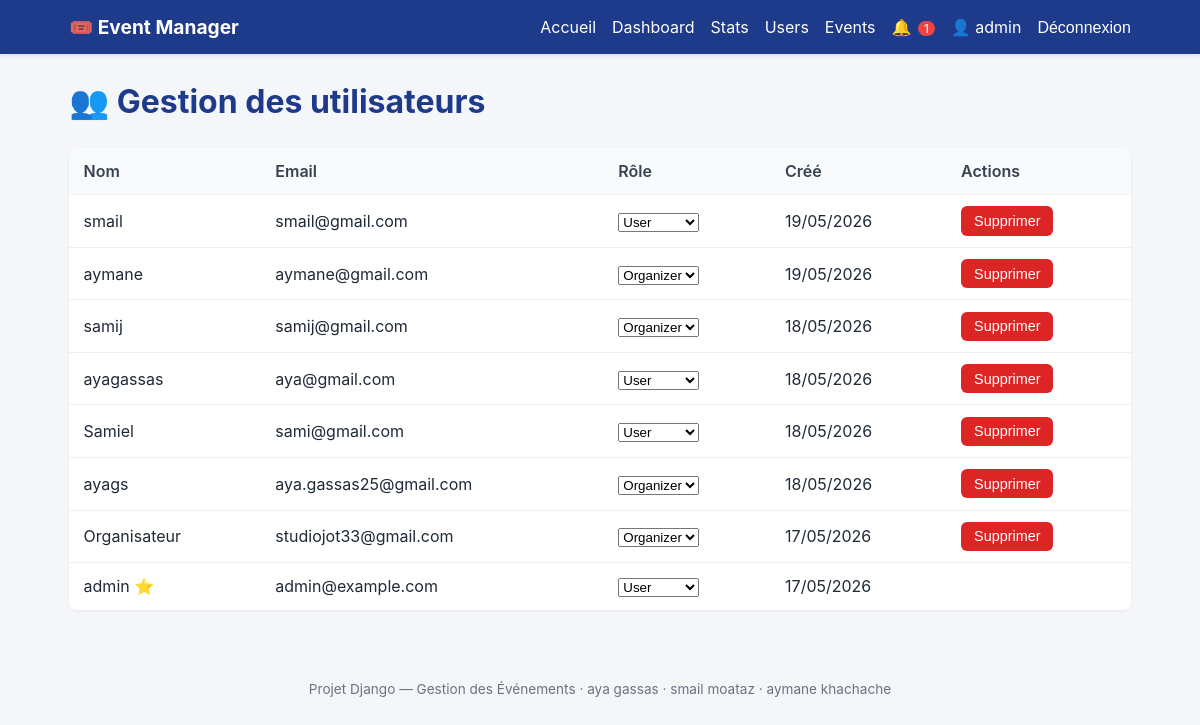
The app's page /manage/users/ (signed in) with its own data.
### accounts/models.py (models this page shows, shortened)
class User(AbstractUser):
    ROLE_USER = 'user'
    ROLE_ORGANIZER = 'organizer'
    ROLE_ADMIN = 'admin'
    ROLE_CHOICES = [
        (ROLE_USER, 'User'),
        (ROLE_ORGANIZER, 'Organizer'),
        (ROLE_ADMIN, 'Admin'),
    ]
    email = models.EmailField(unique=True)
    role = models.CharField(max_length=20, choices=ROLE_CHOICES, default=ROLE_USER)
    created_at = models.DateTimeField(auto_now_add=True)
    REQUIRED_FIELDS = ['email']
    @property
    def is_organizer(self):
        return self.role == self.ROLE_ORGANIZER or self.is_superuser
    @property
    def is_app_admin(self):
        return self.role == self.ROLE_ADMIN or self.is_superuser

### events/views.py (the view)
# urls.py: path('manage/users/', views.admin_users, name='admin_users'),
@login_required
@user_passes_test(_admin_required)
def admin_users(request):
    from accounts.models import User as AppUser
    users = AppUser.objects.all().order_by('-created_at')
    return render(request, 'events/admin/users.html', {'users': users})

### events/context_processors.py (called while the page is built)
def unread_notifications(request):
    if not request.user.is_authenticated:
        return {'unread_notifications_count': 0}
    return {
        'unread_notifications_count': request.user.notifications.filter(read=False).count()
    }

### events/views.py (called while the page is built)
def _admin_required(user):
    return user.is_authenticated and user.is_app_admin

### templates/events/admin/users.html (shortened to what this page needs)
{% extends 'base.html' %}
{% block content %}
<h1>👥 Gestion des utilisateurs</h1>
<table class="table">
    <thead>
        <tr><th>Nom</th><th>Email</th><th>Rôle</th><th>Créé</th><th>Actions</th></tr>
    </thead>
    <tbody>
        {% for u in users %}
        <tr>
            <td>{{ u.username }}{% if u.is_superuser %} ⭐{% endif %}</td>
            <td>{{ u.email }}</td>
            <td>
                <form method="post" action="{% url 'events:admin_user_set_role' u.id %}" class="inline">
                    <select name="role" onchange="this.form.submit()">
                        <option value="user" {% if u.role == 'user' %}selected{% endif %}>User</option>
                        <option value="organizer" {% if u.role == 'organizer' %}selected{% endif %}>Organizer</option>
                    </select>
                </form>
            </td>
            <td>{{ u.created_at|date:"d/m/Y" }}</td>
            <td>
                {% if u != user %}
                <form method="post" action="{% url 'events:admin_user_delete' u.id %}" class="inline"
                      onsubmit="return confirm('Supprimer {{ u.username }} ?');">
                    <button class="btn btn-danger btn-sm">Supprimer</button>
                </form>
                {% endif %}
            </td>
        </tr>
        {% endfor %}
    </tbody>
</table>
{% endblock %}

### templates/base.html (shortened to what this page needs)
{% load static %}
<!DOCTYPE html>
<html lang="fr">
<head>
    <link rel="stylesheet" href="{% static 'css/style.css' %}">
</head>
<body>
<nav class="navbar">
    <div class="nav-inner">
        <a href="{% url 'events:home' %}" class="brand">🎟️ Event Manager</a>
        <div class="nav-links">
            <a href="{% url 'events:home' %}">Accueil</a>
            {% if user.is_authenticated %}
                {% if user.is_organizer %}
                    <a href="{% url 'events:organizer_dashboard' %}">Dashboard</a>
                    <a href="{% url 'events:stats' %}">Stats</a>
                {% endif %}
                {% if user.is_app_admin %}
                    <a href="{% url 'events:admin_users' %}">Users</a>
                    <a href="{% url 'events:admin_events' %}">Events</a>
                {% endif %}
                <a href="{% url 'events:notifications' %}">
                    🔔
                    {% if unread_notifications_count %}
                        <span class="badge">{{ unread_notifications_count }}</span>
                    {% endif %}
                </a>
                <a href="{% url 'accounts:profile' %}">👤 {{ user.username }}</a>
                <form method="post" action="{% url 'accounts:logout' %}" class="inline">
                    <button type="submit" class="link-button">Déconnexion</button>
                </form>
            {% else %}
                <a href="{% url 'accounts:login' %}">Connexion</a>
                <a href="{% url 'accounts:register' %}" class="btn btn-primary btn-sm">S'inscrire</a>
            {% endif %}
        </div>
    </div>
</nav>
<main class="container">
    {% block content %}{% endblock %}
</main>
<footer class="footer">
    <p>Projet Django — Gestion des Événements · aya gassas · smail moataz · aymane khachache</p>
</footer>
</body>
</html>

### static/css/style.css (style rules this page uses)
* { box-sizing: border-box; }
body { margin: 0; font-family: -apple-system, "Segoe UI", Roboto, Helvetica, Arial, sans-serif; background: #f4f6fa; color: #1f2937; line-height: 1.5; }
a { color: #2563eb; text-decoration: none; }
.navbar { background: #1e3a8a; color: white; padding: 0.8rem 0; box-shadow: 0 2px 4px rgba(0,0,0,.1); }
.nav-inner { max-width: 1100px; margin: 0 auto; padding: 0 1.2rem; display: flex; justify-content: space-between; align-items: center; flex-wrap: wrap; gap: 0.8rem; }
.brand { color: white; font-weight: bold; font-size: 1.2rem; }
.nav-links { display: flex; gap: 1rem; align-items: center; flex-wrap: wrap; }
.nav-links a, .nav-links .link-button { color: white; position: relative; }
.badge { background: #ef4444; color: white; border-radius: 999px; padding: 0 6px; font-size: .75rem; margin-left: 2px; }
.inline { display: inline; margin: 0; }
.link-button { background: none; border: none; color: white; cursor: pointer; font-size: inherit; padding: 0; }
.container { max-width: 1100px; margin: 1.5rem auto; padding: 0 1.2rem; }
.footer { text-align: center; color: #6b7280; padding: 2rem 1rem; font-size: .85rem; }
.btn { display: inline-block; padding: .55rem 1.1rem; border-radius: 6px; border: 1px solid transparent; cursor: pointer; font-size: 1rem; text-decoration: none; transition: opacity .15s; }
.btn-danger { background: #dc2626; color: white; }
.btn-sm { padding: .35rem .75rem; font-size: .9rem; }
.table { width: 100%; border-collapse: collapse; background: white; border-radius: 8px; overflow: hidden; box-shadow: 0 1px 3px rgba(0,0,0,.06); }
.table th, .table td { padding: .7rem .9rem; text-align: left; border-bottom: 1px solid #f0f0f0; }
.table th { background: #f9fafb; font-weight: 600; color: #374151; }
.table tr:last-child td { border-bottom: 0; }
h1 { color: #1e3a8a; }

### records on screen
User: username "admin", email "admin@example.com", role "User", created_at "17/05/2026"
User: username "smail", email "smail@gmail.com", role "User", created_at "19/05/2026"
User: username "aymane", email "aymane@gmail.com", role "Organizer", created_at "19/05/2026"
User: username "samij", email "samij@gmail.com", role "Organizer", created_at "18/05/2026"
User: username "ayagassas", email "aya@gmail.com", role "User", created_at "18/05/2026"
User: username "Samiel", email "sami@gmail.com", role "User", created_at "18/05/2026"
User: username "ayags", email "aya.gassas25@gmail.com", role "Organizer", created_at "18/05/2026"
User: username "Organisateur", email "studiojot33@gmail.com", role "Organizer", created_at "17/05/2026"

### other values on screen
{{ unread_notifications_count }} "1"
